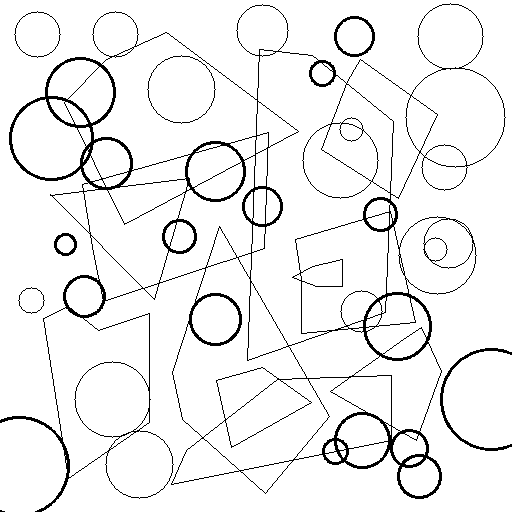
#> input picture drawing_resizing/my_drawing.png, 512 x 512 px, found by its file name
$ python resizing.py
#> lines starting #> are read from the running program, lines starting #| are printed output that depends on the picture
import cv2


def resizing(img, kernel=(3, 3), fx=0.25, fy=0.25):
#> called with img = 'drawing_resizing/my_drawing.png', kernel = (3, 3), fx = 0.25, fy = 0.25
    src = cv2.imread(img)
#> src is the input picture: shape (512, 512, 3); 94.1% white; black in thin lines or dots
    blurred = cv2.blur(src, kernel)
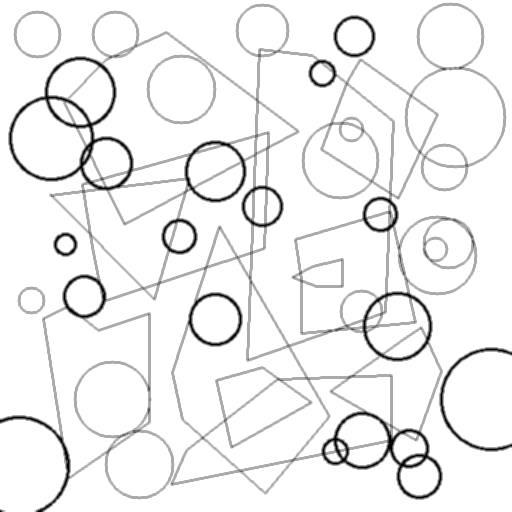
#> blurred: shape (512, 512, 3); min 0, max 255, mean 240

    inter_area = cv2.resize(blurred, None, fx=fx, fy=fy, interpolation=cv2.INTER_AREA)
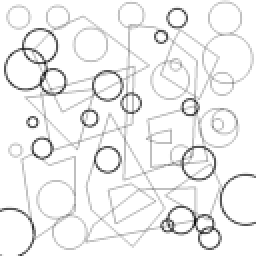
#> inter_area: shape (128, 128, 3) (shown 2 times larger); min 5, max 255, mean 240
    inter_linear = cv2.resize(
        blurred, None, fx=fx, fy=fy, interpolation=cv2.INTER_LINEAR
    )
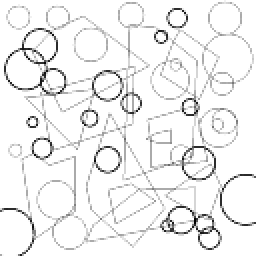
#> inter_linear: shape (128, 128, 3) (shown 2 times larger); min 0, max 255, mean 240

    cv2.imshow("org", src)
    cv2.imshow("area", inter_area)
    cv2.imshow("linear", inter_linear)

    # cv2.imwrite("drawing_resizing/inter_area.png", inter_area)
    # cv2.imwrite("drawing_resizing/inter_linear.png", inter_linear)
    cv2.waitKey()
    cv2.destroyAllWindows()
    pass


resizing("drawing_resizing/my_drawing.png")
